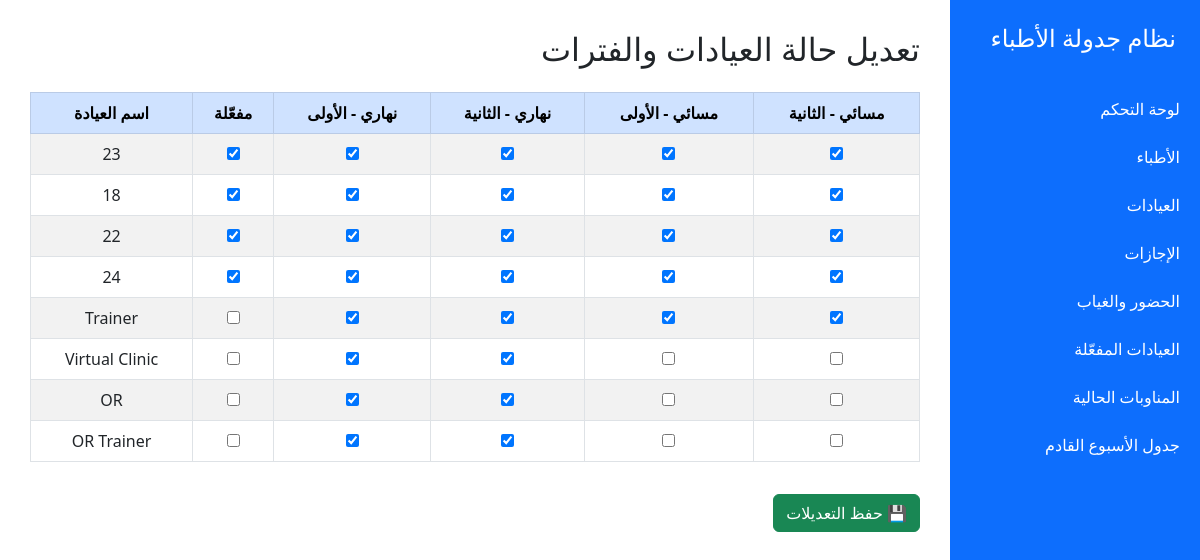
Page /dashboard/active-locations/ on the earlier database version.
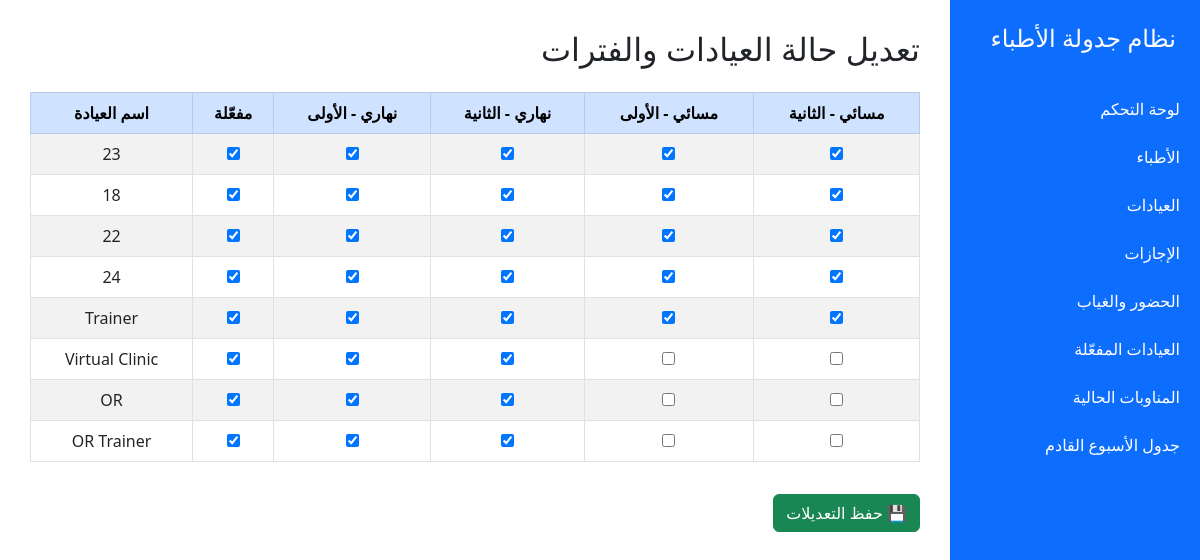
Same page on the later database version.
### doctors_app/models.py (models this page shows, shortened)
class LocationConfig(models.Model):
    clinic = models.ForeignKey(Clinic, on_delete=models.CASCADE, verbose_name='العيادة')
    is_active = models.BooleanField(default=True, verbose_name='مفعّل')
    period_1_enabled = models.BooleanField(default=True, verbose_name='نهاري - الأولى')
    period_2_enabled = models.BooleanField(default=True, verbose_name='نهاري - الثانية')
    period_3_enabled = models.BooleanField(default=True, verbose_name='مسائي - الأولى')
    period_4_enabled = models.BooleanField(default=True, verbose_name='مسائي - الثانية')

class Clinic(models.Model):
    name = models.CharField(max_length=100, verbose_name='اسم العيادة')
    days_available = models.JSONField(default=list, blank=True, verbose_name='أيام العمل')

### doctors_app/views.py (the view, shortened to what this page needs)
# urls.py: path('active-locations/', views.active_locations_view, name='active_locations'),
@csrf_exempt
def active_locations_view(request):
    configs = LocationConfig.objects.select_related('clinic').all()
    return render(request, 'active_locations.html', {'configs': configs})

### templates/active_locations.html (shortened to what this page needs)
{% extends "base.html" %}
{% block content %}
<h2 class="mb-4">تعديل حالة العيادات والفترات</h2>
<form method="post">
    <table class="table table-bordered table-striped text-center align-middle">
        <thead class="table-primary">
            <tr>
                <th>مسائي - الثانية</th>
                <th>مسائي - الأولى</th>
                <th>نهاري - الثانية</th>
                <th>نهاري - الأولى</th>
                <th>مفعّلة</th>
                <th>اسم العيادة</th>
            </tr>
        </thead>
        <tbody>
            {% for config in configs %}
            <tr>
                <td><input type="checkbox" name="config_{{ config.id }}_p4" {% if config.period_4_enabled %}checked{% endif %}></td>
                <td><input type="checkbox" name="config_{{ config.id }}_p3" {% if config.period_3_enabled %}checked{% endif %}></td>
                <td><input type="checkbox" name="config_{{ config.id }}_p2" {% if config.period_2_enabled %}checked{% endif %}></td>
                <td><input type="checkbox" name="config_{{ config.id }}_p1" {% if config.period_1_enabled %}checked{% endif %}></td>
                <td><input type="checkbox" name="config_{{ config.id }}_is_active" {% if config.is_active %}checked{% endif %}></td>
                <td>{{ config.clinic.name }}</td>
            </tr>
            {% endfor %}
        </tbody>
    </table>
    <button type="submit" class="btn btn-success mt-3">💾 حفظ التعديلات</button>
</form>
{% endblock %}

Differences in the rows shown:
changed LocationConfig "Trainer": is_active "☐" → "☑"
changed LocationConfig "Virtual Clinic": is_active "☐" → "☑"
changed LocationConfig "OR": is_active "☐" → "☑"
changed LocationConfig "OR Trainer": is_active "☐" → "☑"
